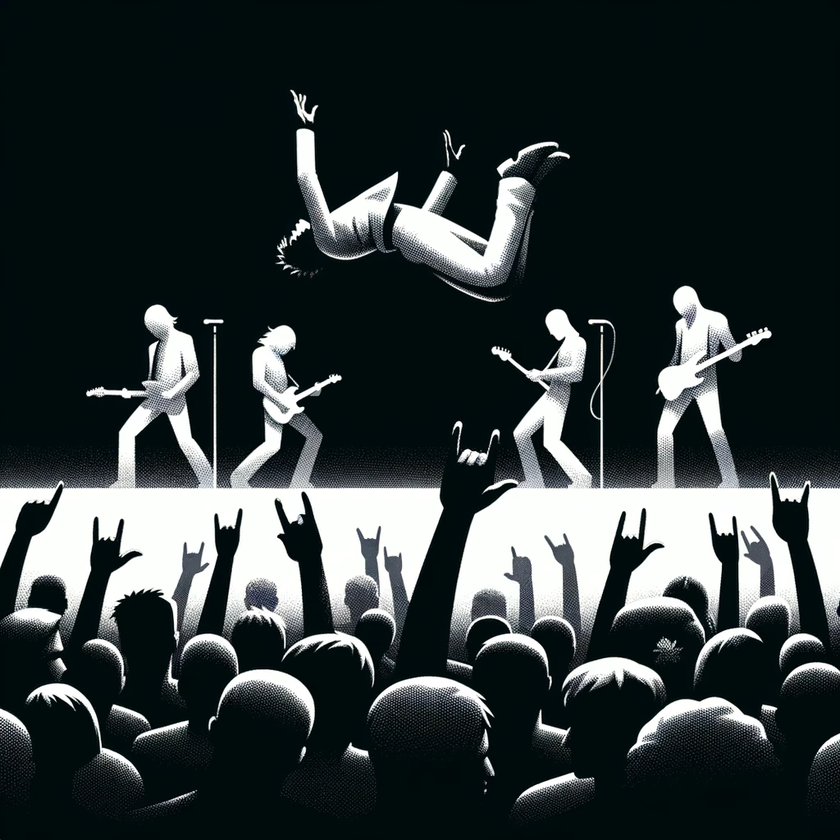
#> input picture IZ2/images/img2.png, 840 x 840 px, shrunk from 1024 x 1024 before the run, found by its file name
$ python iz2_part1.py
#> lines starting #> are read from the running program, lines starting #| are printed output that depends on the picture; after the words box and inside, x2 and y2 are one past the last pixel; in counts of white or black regions, pixels touching at a corner belong together
### IZ2/part1_2/utils/utils_scripts.py
import matplotlib.pyplot as plt

def clear_output_folder():
    import os
    import glob

    files = glob.glob('output/*')
    for f in files:
        os.remove(f)

# [4 lines left out: function show_plot, not called in this run]

### IZ2/part1_2/iz2_part1.py
import cv2
from utils.utils_scripts import clear_output_folder, show_plot


def only_gaussian_blur(image_path, blur_size):
    image = cv2.imread(image_path, 0)  # Read the image in grayscale
    blurred_image = cv2.GaussianBlur(image, blur_size, 0)

    # in case you want to see the plot
    # show_plot(blurred_image, f"Blur: {blur_size}")

    # save image to output folder
    cv2.imwrite(f"output/{blur_size}.png", blurred_image)


def apply_canny(image_path, blur_size, lower_threshold, upper_threshold):
#> called with image_path = 'D:\\ADM\\IZ2\\images\\img2.png', blur_size = (3, 3), lower_threshold = 50, upper_threshold = 150
    image = cv2.imread(image_path, 0)  # Read the image in grayscale
#> image: shape (840, 840); min 0, max 255, mean 54.2
    blurred_image = cv2.GaussianBlur(image, blur_size, 0)
    edges = cv2.Canny(blurred_image, lower_threshold, upper_threshold)
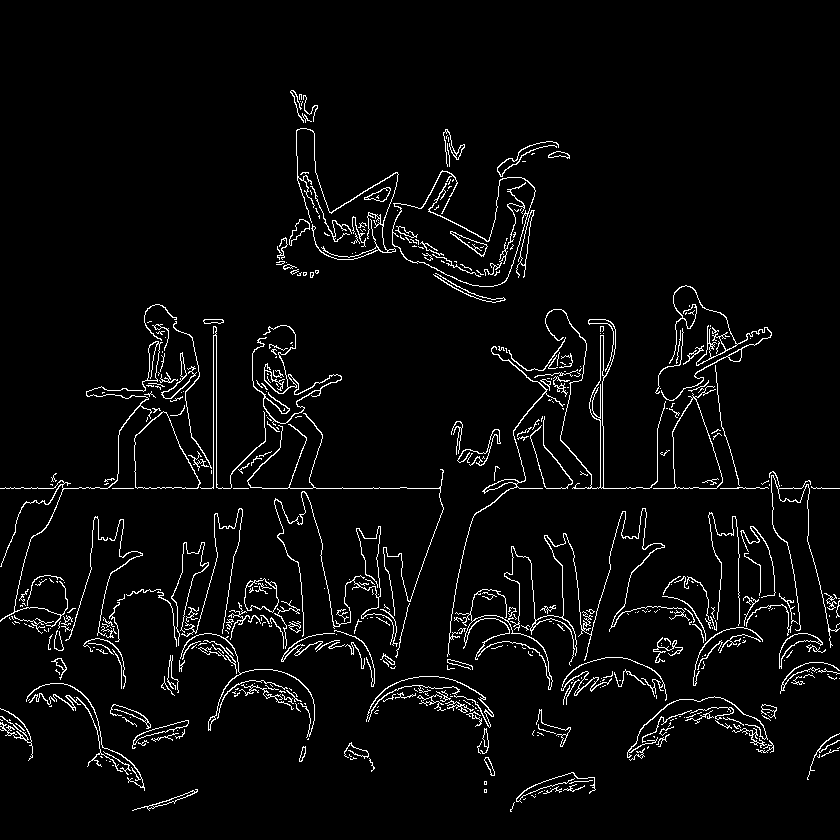
#> edges: shape (840, 840); 4% white in thin lines or dots, all inside (x1, y1, x2, y2) = (0, 90, 840, 812)

    # in case you want to see the plot
    # show_plot(edges, f"Blur: {blur_size}, Thresholds: {lower_threshold}, {upper_threshold}")

    # save image to output folder
    cv2.imwrite(f"output/{blur_size}_{lower_threshold}_{upper_threshold}.png", edges)


image_path = r"D:\ADM\IZ2\images\img2.png"  # Replace with your image path

# Example: Apply Canny with different Gaussian blur parameters and thresholds
blur_sizes = [(3, 3), (5, 5), (7, 7)]
thresholds = [(50, 150), (100, 200), (150, 250)]

clear_output_folder()
for blur_size in blur_sizes:
    for lower_threshold, upper_threshold in thresholds:
        apply_canny(image_path, blur_size, lower_threshold, upper_threshold)
        print(f"Gauss Blur: {blur_size}, Thresholds: {lower_threshold}, {upper_threshold}")
